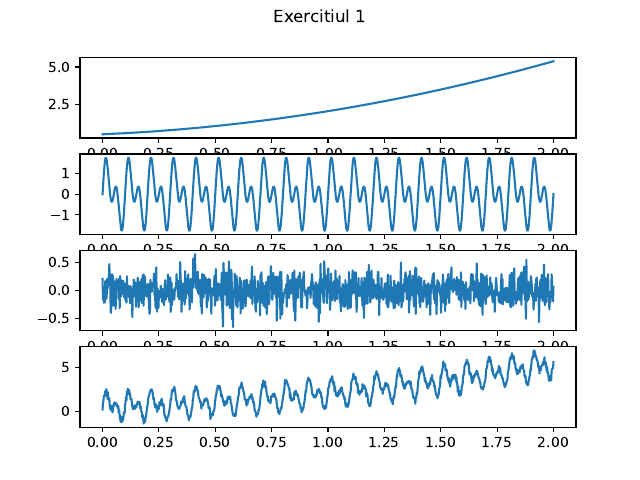

Python code for this plot:
import numpy as np
from matplotlib import pyplot as plt

#a
N = 1000
def trend(t, a, b,c):
    return a*t*t + b*t + c
def sezon(t, f1, f2):
    return np.sin(2*np.pi*t*f1) + np.sin(2*np.pi*t*f2)
def variatii_mici(n):
    return np.random.normal(0, 0.2, n)

t = np.linspace(0, 2, N)
fig, axs = plt.subplots(4)
fig.suptitle('Exercitiul 1')
a = np.random.rand()
b = np.random.rand()
c = np.random.rand()
axs[0].plot(t, trend(t, a, b, c))
axs[1].plot(t, sezon(t, 10, 20))
axs[2].plot(t, variatii_mici(N))
f = trend(t, a, b, c) + sezon(t, 10, 20)+variatii_mici(N)
axs[3].plot(t, f)
plt.savefig('Exercitiul_1.pdf', format='pdf')
plt.show()

#b

val = np.correlate(f, f, "same")
print(val)
plt.plot(t, val)
plt.savefig('Exercitiul_1_b_numpy.pdf', format='pdf')
plt.show()

sum = 0
val = np.zeros(len(f))
for k in range(len(f)):
    sum=0
    for i in range(len(f)-k):
        sum += (f[i+k]*f[i])
    val[k] = sum
plt.plot(t, val)
plt.savefig('Exercitiul_1_b_functie.pdf', format='pdf')
plt.show()

#c
print(len(f))
p = 2
y = f[p:]
Y = np.zeros((len(f)-p, p))
for i in range(len(f)-p):
    for j in range(p):
        Y[i,j] = f[p+i-j-1]
print(len(y), len(Y))
x = np.dot(np.dot(np.linalg.inv(np.dot(Y.T, Y)), Y.T), y)
print(x)
print(np.dot(Y.T, Y))

y_pred = np.dot(Y, x)
plt.plot(t, f)
t_pred = t[p:]
plt.plot(t_pred, y_pred, linestyle='--')
plt.savefig('Exercitiul_1_c.pdf', format='pdf')
plt.show()

#d
p = [x for x in range(1,21)]
m = [100, 200, 300, 400, 500, 600, 700, 800]
minim = np.inf
val_p=0
val_m=0
for i in m:
    for j in p:
        f_train = f[:i]
        y = f_train[j:]
        Y = np.zeros((i-j, j))
        for i1 in range(i-j):
            for j1 in range(j):
                Y[i1,j1] = f_train[j+i1-j1-1]
        x = np.dot(np.dot(np.linalg.inv(np.dot(Y.T, Y)), Y.T), y)
        last_vals = f_train[i-j: i][::-1]
        pred = np.dot(x, last_vals)
        #calculez RMSE
        diferenta = np.sqrt(np.mean((f[i] - pred)**2))
        if diferenta < minim:
            minim = diferenta
            val_p = j
            val_m = i
print(minim, val_p, val_m)